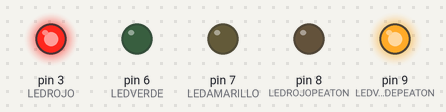
Simulated run of this sketch. Board: Arduino Uno, built with avr-gcc and run on an emulated ATmega328P. On the bench: output pins drawn as LEDs (lit = HIGH).

Above: at 5.0 s.
At 12.5 s:
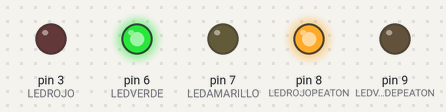
At 16.0 s:
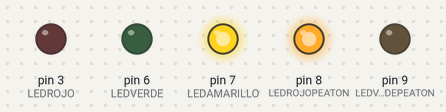
Timing chart, 0 to 22.1 s (numbered marks = the images above):
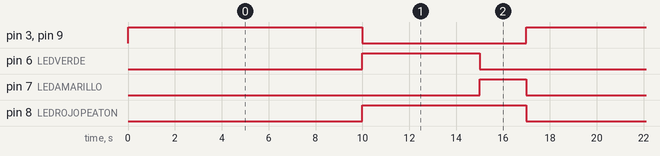

Measured:
- by itself, pin 3 (LEDROJO), pin 9 (LEDVERDEPEATON): alternates HIGH for 10.0 s and LOW for 7.0 s
- by itself, pin 6 (LEDVERDE): alternates HIGH for 5.0 s and LOW for 12.0 s
- by itself, pin 7 (LEDAMARILLO): alternates HIGH for 2.0 s and LOW for 15.0 s
- by itself, pin 8 (LEDROJOPEATON): alternates HIGH for 7.0 s and LOW for 10.0 s

The sketch:

problema2.ino
```cpp
// C++ code
//
int LEDROJO = 3;
int LEDVERDE = 6;
int LEDAMARILLO = 7;
int LEDROJOPEATON = 8;
int LEDVERDEPEATON = 9;

void setup(){
  pinMode(LEDROJO, OUTPUT);
  pinMode(LEDVERDE, OUTPUT);
  pinMode(LEDAMARILLO, OUTPUT);
  pinMode(LEDROJOPEATON, OUTPUT);
  pinMode(LEDVERDEPEATON, OUTPUT);
  digitalWrite(LEDROJO, 0);
  digitalWrite(LEDVERDE, 0);
  digitalWrite(LEDAMARILLO, 0);
  digitalWrite(LEDROJOPEATON, 0);
  digitalWrite(LEDVERDEPEATON, 0);
}

void loop(){
  digitalWrite(LEDROJO, HIGH);
  digitalWrite(LEDVERDEPEATON, HIGH);
  delay(10000);
  digitalWrite(LEDROJO, LOW);
  digitalWrite(LEDVERDEPEATON, LOW);
  digitalWrite(LEDVERDE, HIGH);
  digitalWrite(LEDROJOPEATON, HIGH);
  delay(5000);
  digitalWrite(LEDVERDE, LOW);
  digitalWrite(LEDAMARILLO, HIGH);
  delay(2000);
  digitalWrite(LEDAMARILLO, LOW);
  digitalWrite(LEDROJOPEATON, LOW);
}
```
